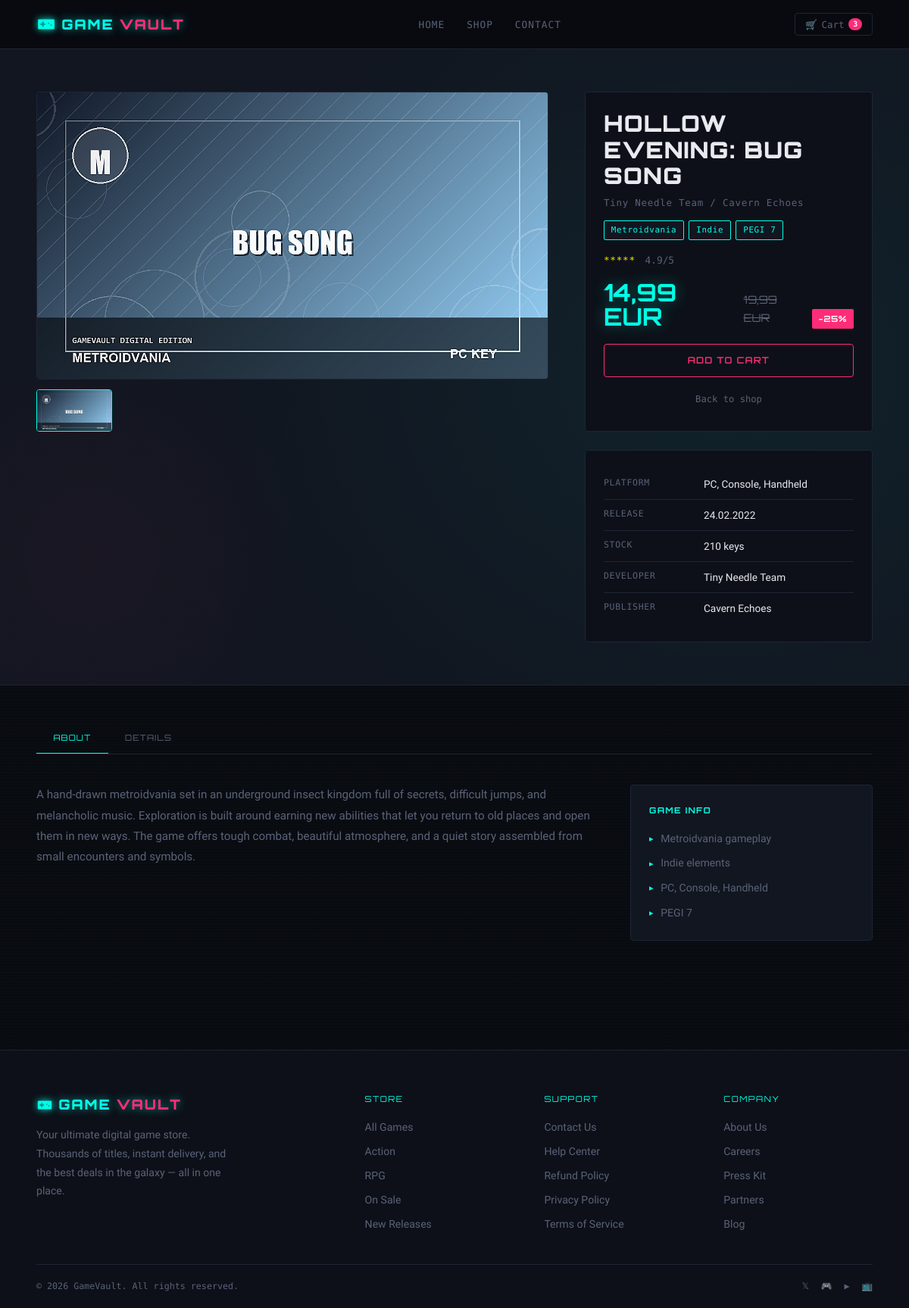
Page /public/game.php?slug=hollow-evening-bug-song on the committed database.
### tables this page shows
CREATE TABLE IF NOT EXISTS games (
    id INT UNSIGNED AUTO_INCREMENT PRIMARY KEY,
    title VARCHAR(150) NOT NULL,
    slug VARCHAR(170) NOT NULL UNIQUE,
    description TEXT NOT NULL,
    price DECIMAL(10, 2) NOT NULL DEFAULT 0.00,
    original_price DECIMAL(10, 2) DEFAULT NULL,
    discount_percent TINYINT UNSIGNED NOT NULL DEFAULT 0,
    image_title VARCHAR(180) NOT NULL,
    image_url VARCHAR(255) NOT NULL,
    genre VARCHAR(80) NOT NULL,
    secondary_genre VARCHAR(80) DEFAULT NULL,
    rating DECIMAL(2, 1) NOT NULL DEFAULT 0.0,
    age_rating VARCHAR(20) NOT NULL DEFAULT 'PEGI 12',
    platform VARCHAR(120) NOT NULL DEFAULT 'PC',
    developer VARCHAR(120) NOT NULL,
    publisher VARCHAR(120) NOT NULL,
    release_date DATE NOT NULL,
    stock INT UNSIGNED NOT NULL DEFAULT 0,
    is_featured TINYINT(1) NOT NULL DEFAULT 0,
    is_new_release TINYINT(1) NOT NULL DEFAULT 0,
    created_at TIMESTAMP DEFAULT CURRENT_TIMESTAMP,
    updated_at TIMESTAMP DEFAULT CURRENT_TIMESTAMP ON UPDATE CURRENT_TIMESTAMP
);

### config/config.php (called while the page is built)
<?php
return [
    'db' => [
        'host' => 'localhost',
        'name' => 'gamevault',
        'user' => 'root',
        'pass' => '',
        'charset' => 'utf8mb4',
    ],
];

### App/Core/database.php (called while the page is built)
<?php
class Database
{
    private PDO $pdo;
    public function __construct(array $dbConfig = [])
    {
        if (empty($dbConfig)) {
            $config = require __DIR__ . '/../../config/config.php';
            $dbConfig = $config['db'] ?? [];
        }
        $host = $dbConfig['host'] ?? 'localhost';
        $db = $dbConfig['name'] ?? 'gamevault';
        $user = $dbConfig['user'] ?? 'root';
        $pass = $dbConfig['pass'] ?? '';
        $charset = $dbConfig['charset'] ?? 'utf8mb4';
        $dsn = "mysql:host=$host;dbname=$db;charset=$charset";
        $options = [
            PDO::ATTR_ERRMODE => PDO::ERRMODE_EXCEPTION,
            PDO::ATTR_DEFAULT_FETCH_MODE => PDO::FETCH_ASSOC,
        ];
        try {
            $this->pdo = new PDO($dsn, $user, $pass, $options);
        } catch (PDOException $e) {
            die('Database connection failed: ' . $e->getMessage());
        }
    }
    public function getConnection(): PDO
    {
        return $this->pdo;
    }
}

### app/Repositories/GameRepository.php (called while the page is built, shortened)
<?php
require_once __DIR__ . '/../Core/database.php';
class GameRepository
{
    private PDO $pdo;
    public function __construct()
    {
        $db = new Database();
        $this->pdo = $db->getConnection();
    }
    public function getBySlug(string $slug): ?array
    {
        $stmt = $this->pdo->prepare('SELECT * FROM games WHERE slug = :slug LIMIT 1');
        $stmt->execute([':slug' => $slug]);
        $game = $stmt->fetch();
        return $game ?: null;
    }
}

### app/Core/GamePage.php (called while the page is built, shortened)
<?php
class GamePage
{
    private GameRepository $games;
    private ?array $game;
    public function __construct()
    {
        $this->games = new GameRepository();
        $this->game = $this->loadGame();
    }
    public function getGame(): ?array
    {
        return $this->game;
    }
    public function getStars(float $rating): string
    {
        $fullStars = (int) round($rating);
        $fullStars = max(0, min(5, $fullStars));
        return str_repeat('*', $fullStars) . str_repeat('-', 5 - $fullStars);
    }
    private function loadGame(): ?array
    {
        $slug = trim((string) filter_input(INPUT_GET, 'slug'));
        return $this->games->getBySlug($slug);
    }
}

### public/game.php (the view, shortened to what this page needs)
<?php
$gamePage = new GamePage();
$game = $gamePage->getGame();
require_once __DIR__ . '/../app/Views/layout/header.php';
?>
<?php if ($game === null): ?>
    <section class="tabs-section">
        <div class="container">
            <div class="game-empty">
                <h2>No game found</h2>
                <p>The game does not exist or the link is incorrect.</p>
                <a class="btn btn-magenta" href="shop.php">Back to shop</a>
            </div>
        </div>
    </section>
<?php else: ?>
    <?php
    $price = (float) $game['price'];
    $originalPrice = $game['original_price'] !== null ? (float) $game['original_price'] : null;
    $discount = (int) $game['discount_percent'];
    $releaseDate = date('d.m.Y', strtotime($game['release_date']));
    ?>
    <section class="game-hero">
        <div class="container game-hero__layout">
            <div class="game-hero__media">
                <div class="game-hero__main-thumb">
                    <img class="game-hero__image" src="<?= Helpers::e($game['image_url']) ?>" alt="<?= Helpers::e($game['image_title']) ?>">
                </div>
                <div class="game-hero__thumbs">
                    <div class="thumb-item active">
                        <img class="game-hero__image" src="<?= Helpers::e($game['image_url']) ?>" alt="<?= Helpers::e($game['image_title']) ?>">
                    </div>
                </div>
            </div>
            <aside class="game-sidebar">
                <div class="game-sidebar__box">
                    <h1 class="game-title"><?= Helpers::e($game['title']) ?></h1>
                    <p class="game-developer"><?= Helpers::e($game['developer']) ?> / <?= Helpers::e($game['publisher']) ?></p>
                    <div class="game-tags">
                        <span class="badge badge-cyan"><?= Helpers::e($game['genre']) ?></span>
                        <?php if (!empty($game['secondary_genre'])): ?>
                            <span class="badge badge-cyan"><?= Helpers::e($game['secondary_genre']) ?></span>
                        <?php endif; ?>
                        <span class="badge badge-cyan"><?= Helpers::e($game['age_rating']) ?></span>
                    </div>
                    <div class="game-rating-row">
                        <span class="rating-stars"><?= Helpers::e($gamePage->getStars((float) $game['rating'])) ?></span>
                        <span class="rating-count"><?= number_format((float) $game['rating'], 1) ?>/5</span>
                    </div>
                    <div class="game-price-row">
                        <div class="game-price"><?= $price <= 0 ? 'FREE' : Helpers::formatPrice($price) ?></div>
                        <?php if ($originalPrice !== null && $originalPrice > $price): ?>
                            <div class="game-price-original"><?= Helpers::formatPrice($originalPrice) ?></div>
                        <?php endif; ?>
                        <?php if ($discount > 0): ?>
                            <div class="game-discount-badge">-<?= $discount ?>%</div>
                        <?php endif; ?>
                    </div>
                    <div class="game-cta">
                        <button class="btn btn-magenta" type="button">Add to cart</button>
                        <a class="game-wishlist" href="shop.php">Back to shop</a>
                    </div>
                </div>
                <div class="game-sidebar__box">
                    <table class="game-info-table">
                        <tr>
                            <td>Platform</td>
                            <td><?= Helpers::e($game['platform']) ?></td>
                        </tr>
                        <tr>
                            <td>Release</td>
                            <td><?= Helpers::e($releaseDate) ?></td>
                        </tr>
                        <tr>
                            <td>Stock</td>
                            <td><?= (int) $game['stock'] ?> keys</td>
                        </tr>
                        <tr>
                            <td>Developer</td>
                            <td><?= Helpers::e($game['developer']) ?></td>
                        </tr>
                        <tr>
                            <td>Publisher</td>
                            <td><?= Helpers::e($game['publisher']) ?></td>
                        </tr>
                    </table>
                </div>
            </aside>
        </div>
    </section>
    <section class="tabs-section">
        <div class="container">
            <div class="tabs">
                <button class="tab-btn active" type="button" data-tab="about">About</button>
                <button class="tab-btn" type="button" data-tab="details">Details</button>
            </div>
            <div class="tab-panel active" data-panel="about">
                <div class="about-grid">
                    <div class="about-desc">
                        <p><?= Helpers::e($game['description']) ?></p>
                    </div>
                    <div class="about-features">
                        <h3>Game info</h3>
                        <div class="feature-list">
                            <div class="feature-item"><?= Helpers::e($game['genre']) ?> gameplay</div>
                            <?php if (!empty($game['secondary_genre'])): ?>
                                <div class="feature-item"><?= Helpers::e($game['secondary_genre']) ?> elements</div>
                            <?php endif; ?>
                            <div class="feature-item"><?= Helpers::e($game['platform']) ?></div>
                            <div class="feature-item"><?= Helpers::e($game['age_rating']) ?></div>
                        </div>
                    </div>
                </div>
            </div>
        </div>
    </section>
<?php endif; ?>
<?php require_once __DIR__ . '/../app/Views/layout/footer.php'; ?>
</body>
</html>

### public/assets/css/global.css (style rules this page uses)
:root { --bg: #090b10; --bg-card: #0d1018; --bg-mid: #111620; --border: #1e2535; --cyan: #00ffe7; --cyan-dim: #00bfad; --magenta: #ff2d78; --magenta-dim: #c41f58; --yellow: #ffe600; --white: #e8eaf0; --muted: #5a6278; --font-display: "Orbitron", sans-serif; --font-mono: "Share Tech Mono", monospace; --font-body: "Exo 2", sans-serif; --radius: 4px; --shadow-cyan: 0 0 18px rgba(0, 255, 231, 0.35); --shadow-magenta: 0 0 18px rgba(255, 45, 120, 0.35); --transition: 0.22s ease; }
*, *::before, *::after { box-sizing: border-box; margin: 0; padding: 0; }
html { scroll-behavior: smooth; }
body { background: var(--bg); color: var(--white); font-family: var(--font-body); font-weight: 400; line-height: 1.65; min-height: 100vh; overflow-x: hidden; background-image: repeating-linear-gradient( 0deg, transparent, transparent 2px, rgba(0, 255, 231, 0.012) 2px, rgba(0, 255, 231, 0.012) 4px ); }
a { color: inherit; text-decoration: none; }
img { display: block; max-width: 100%; }
button, input, select, textarea { font-family: inherit; }
.container { width: min(1200px, 92%); margin-inline: auto; }
.btn { display: inline-flex; align-items: center; gap: 0.5rem; padding: 0.65rem 1.6rem; font-family: var(--font-display); font-size: 0.72rem; font-weight: 600; letter-spacing: 0.1em; text-transform: uppercase; border: 1.5px solid var(--cyan); color: var(--cyan); background: transparent; border-radius: var(--radius); cursor: pointer; transition: background var(--transition), box-shadow var(--transition), color var(--transition); position: relative; overflow: hidden; white-space: nowrap; }
.btn::before { content: ""; position: absolute; inset: 0; background: rgba(0, 0, 0, 0.255); opacity: 0; transition: opacity var(--transition); }
.btn-magenta { border-color: var(--magenta); color: var(--magenta); }
.btn-magenta::before { background: var(--magenta); }
.badge { display: inline-block; padding: 0.2rem 0.55rem; font-family: var(--font-mono); font-size: 0.68rem; letter-spacing: 0.06em; border-radius: 2px; background: var(--bg-mid); border: 1px solid var(--border); color: var(--muted); }
.badge-cyan { border-color: var(--cyan); color: var(--cyan); }

### rows in the picture
games: image_url (picture), title "HOLLOW EVENING: BUG SONG", developer "Tiny Needle Team", publisher "Cavern Echoes", genre "Metroidvania", secondary_genre "Indie", age_rating "PEGI 7", rating "*****", rating "4.9", price "14,99 EUR", original_price "19,99 EUR", discount_percent "25", platform "PC, Console, Handheld", release_date "24.02.2022", stock "210", description "A hand-drawn metroidvania set in an underground insect kingdom full of secrets, difficult jumps, and melancholic music. Exploration is built around earning new abilities that let you return to old places and open them in new ways. The game offers tough combat, beautiful atmosphere, and a quiet story assembled from small encounters and symbols."

### other values in the picture
$item['name'] "HOME"
$item['name'] "SHOP"
$item['name'] "CONTACT"
